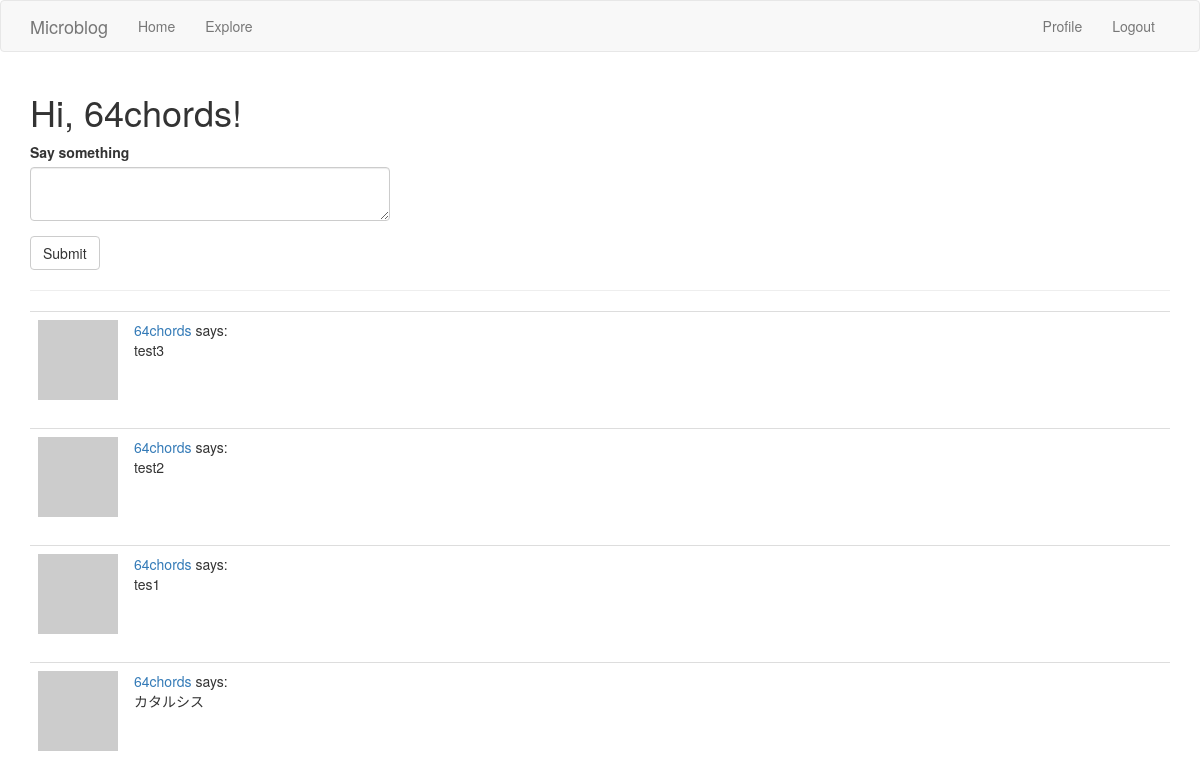
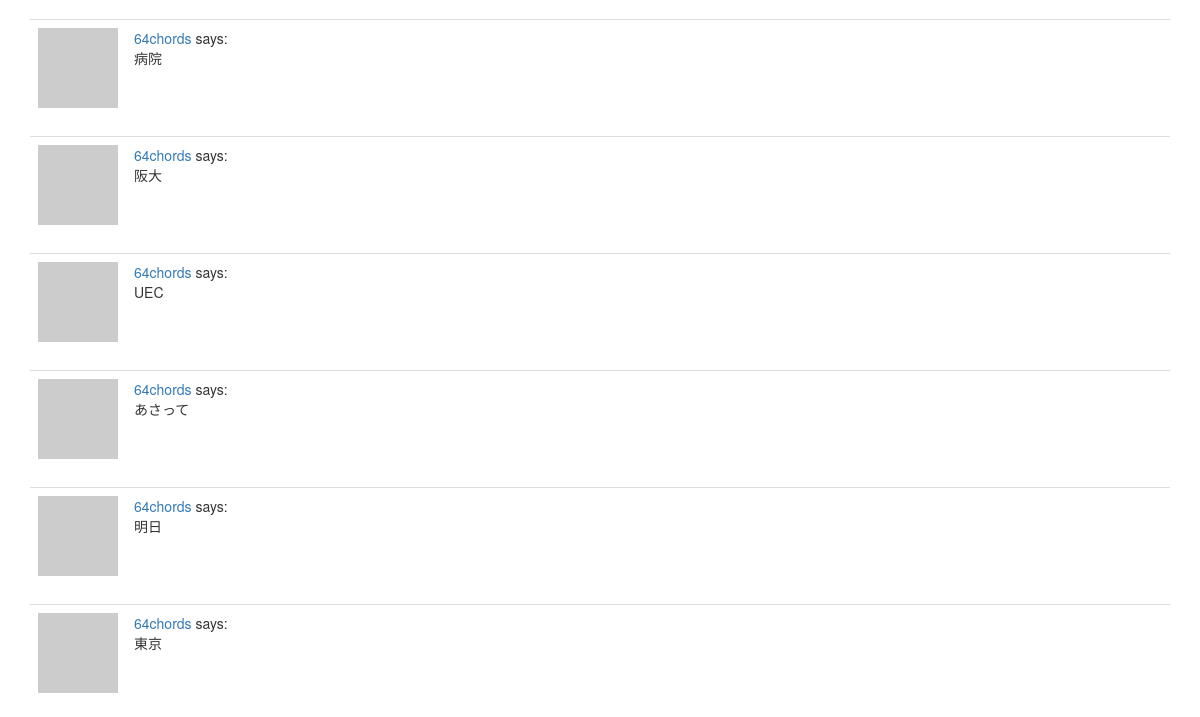
The page /index (signed in, upper part) on the database as committed earlier (2 pictures, top to bottom).
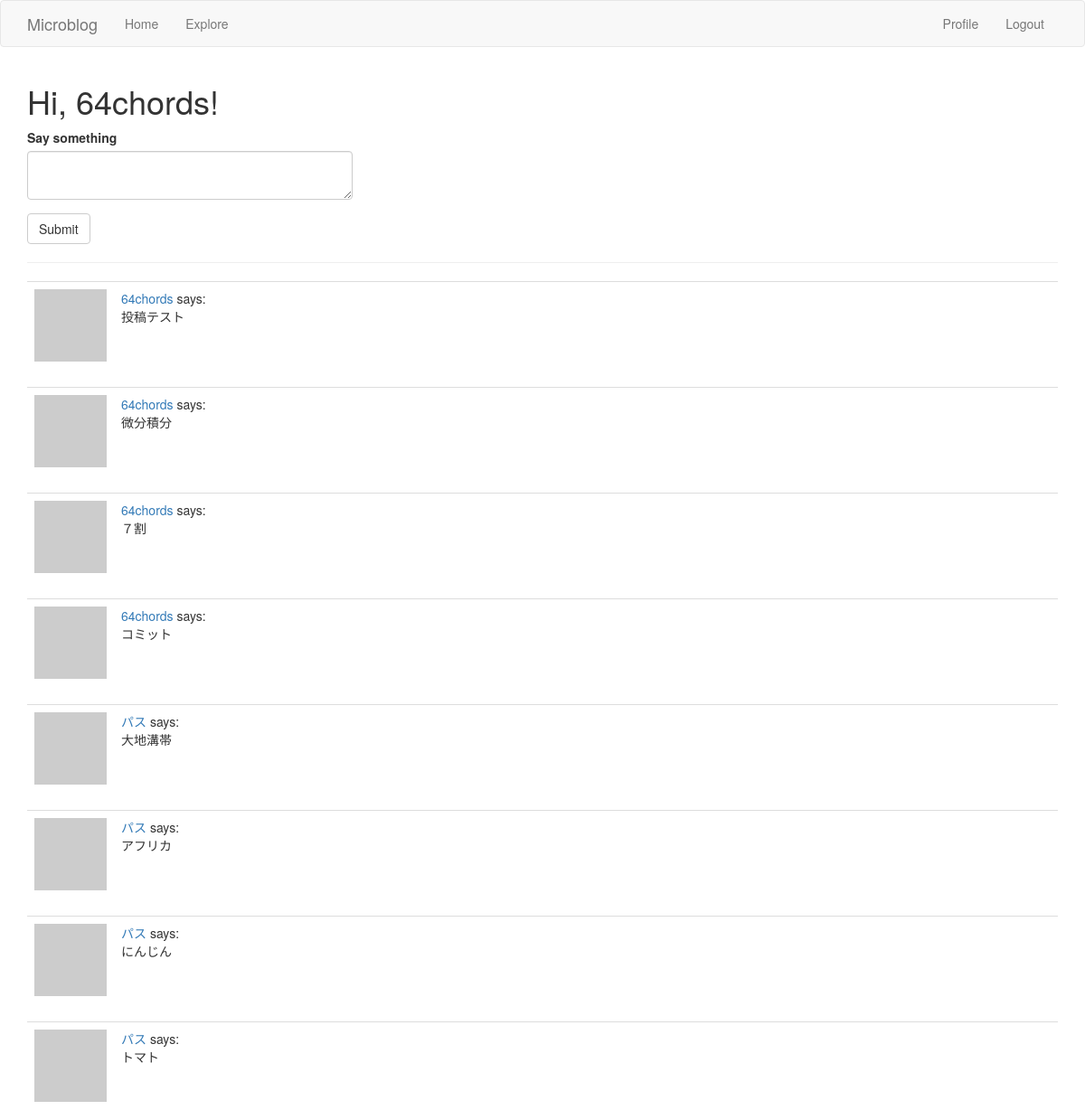
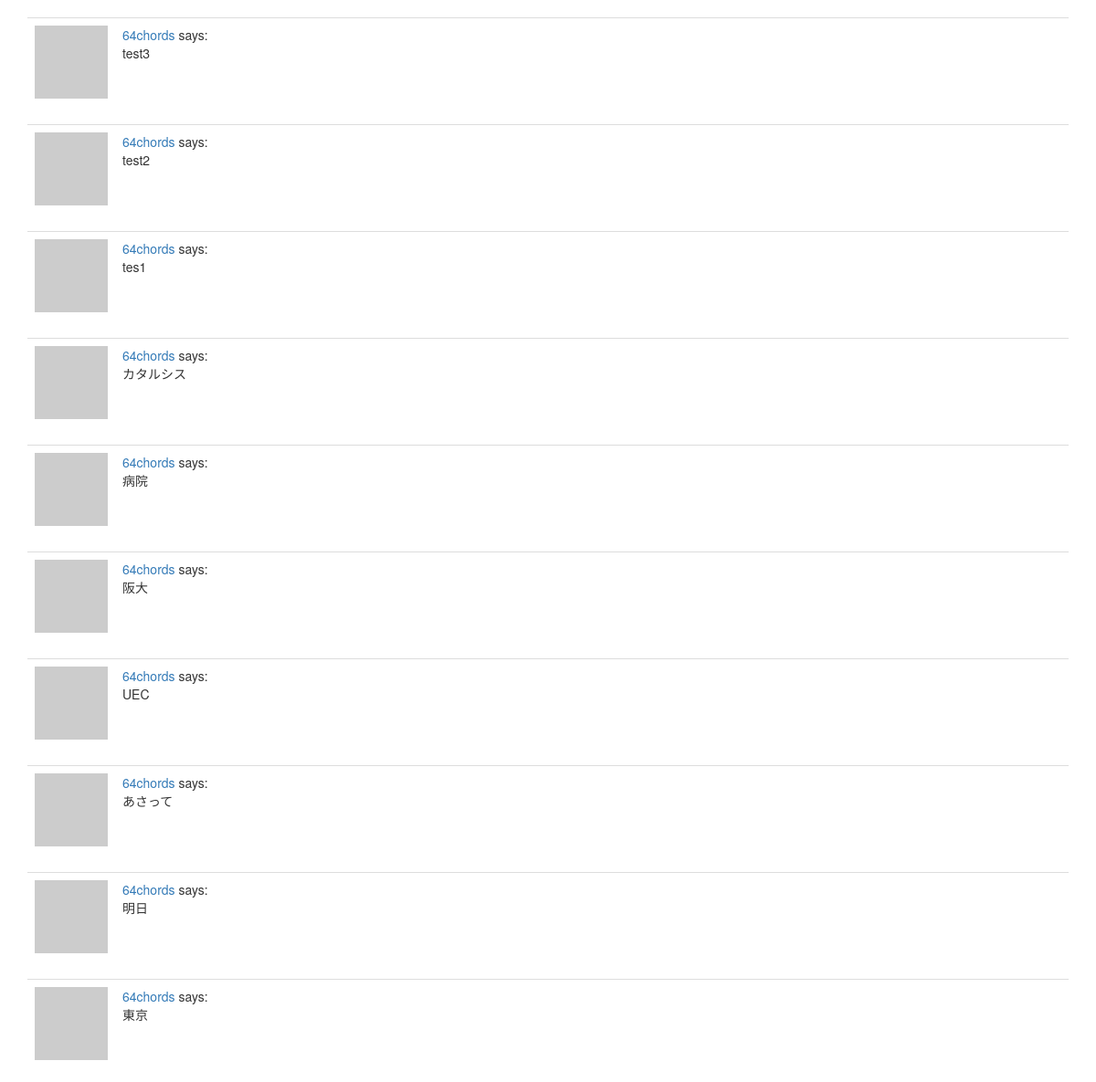
The same page on the database as committed later (2 pictures, top to bottom).
### app/models.py (models this page shows, shortened)
class Post(db.Model):
    id = db.Column(db.Integer,primary_key=True)
    body = db.Column(db.String(140))
    timestamp = db.Column(db.DateTime,index=True,default=datetime.utcnow)
    user_id = db.Column(db.Integer,db.ForeignKey('user.id'))

class User(UserMixin,db.Model):
    id = db.Column(db.Integer,primary_key=True)
    username = db.Column(db.String(64),index=True,unique=True)
    email = db.Column(db.String(120),index=True,unique=True)
    password_hash = db.Column(db.String(128))
    about_me = db.Column(db.String(140))
    last_seen = db.Column(db.DateTime,default=datetime.utcnow)
    """
    a db.relationship field is normally defined on the “one” side, and
    is used as a convenient way to get access to the “many”.
    """
    posts = db.relationship("Post",backref="author",lazy="dynamic")
    """
    フォロー・フォロワーの関係を追加
    "User": セルフ参照の関係なので自分自身
    secondary: 関係性を表す関係テーブル
    followers.c.**: cはColumnsを表すプロパティ
    詳細はp.134~135を参照のこと（８．３節）
    """
    followed = db.relationship(
        "User",secondary=followers,
        primaryjoin=(followers.c.follower_id == id),
        secondaryjoin=(followers.c.followed_id == id),
        backref=db.backref("followers",lazy="dynamic"),lazy="dynamic"
    )
    def avatar(self,size):
        digest = md5(self.email.lower().encode('utf-8')).hexdigest()
        return "https://www.gravatar.com/avatar/{}?d=identicon&s={}".\
            format(digest,size)
    def followed_posts(self):
        followed = Post.query.join(
            followers,(followers.c.followed_id == Post.user_id)).filter(
                followers.c.follower_id == self.id)
        own = Post.query.filter_by(user_id=self.id)
        return followed.union(own).order_by(Post.timestamp.desc())

### app/routes.py (the view, shortened to what this page needs)
@app.route('/',methods=["GET","POST"])
@app.route('/index',methods=["GET","POST"])
@login_required
def index():
    form = PostForm()
    page = request.args.get("page",1,type=int)
    """
    paginateメソッドの引数：ページ番号、最大アイテム数、エラーフラグ
    詳しくはpp.159参照 戻り値はpaginationオブジェクト
    """
    posts = current_user.followed_posts().paginate(
        page,app.config["POSTS_PER_PAGE"],False)
    """
    paginationオブジェクトが前後を参照できる場合それを取得し、
    url_forメソッドによりリンクを生成する。生成時はpage引数にページ番号を含める
    """
    next_url = url_for('index',page=posts.next_num)\
        if posts.has_next else None
    prev_url = url_for('index',page=posts.prev_num)\
        if posts.has_prev else None
    return render_template("index.html",title="Home",form=form,
        posts=posts.items,next_url=next_url,prev_url=prev_url)

### app/forms.py
class PostForm(FlaskForm):
    post = TextAreaField("Say something",validators=[DataRequired()])
    submit = SubmitField("Submit")

### app/models.py (called while the page is built)
@login.user_loader
def load_user(id):
    return User.query.get(int(id))

### app/routes.py (called while the page is built)
@app.before_request
def before_request():
    if current_user.is_authenticated:
        current_user.last_seen = datetime.utcnow()
        db.session.commit()

### app/templates/index.html (shortened to what this page needs)
{% extends "base.html" %}
{% import "bootstrap/wtf.html" as wtf %}
{% block app_content %}
  <h1>Hi, {{ current_user.username }}!</h1>
  {% if form %}
  <div class="row">
    <div class="col-md-4">
      {{ wtf.quick_form(form) }}
    </div>
  </div>
  {% endif %}
  <hr>
  {% for post in posts %}
    {% include '_post.html' %}
  {% endfor %}
{% endblock %}

### app/templates/_post.html
<table class="table table-hover">
  <tr valign="top">
    <td width="70px">
      <a href="{{ url_for("user",username=post.author.username) }}">
        <img src="{{ post.author.avatar(70) }}" alt="">
      </a>
    </td>
    <td>
      <a href="{{ url_for('user',username=post.author.username) }}">
        {{ post.author.username }}
      </a>
      says:
      <br>
      {{ post.body }}
    </td>
  </tr>
</table>

Rows that differ between the two databases and show on the page:
added Post: author.username "64chords", body "投稿テスト"
added Post: author.username "64chords", body "微分積分"
added Post: author.username "64chords", body "７割"
added Post: author.username "64chords", body "コミット"
now on this page (row unchanged): Post: author.username "パス", body "大地溝帯"
now on this page (row unchanged): Post: author.username "パス", body "アフリカ"
now on this page (row unchanged): Post: author.username "パス", body "にんじん"
now on this page (row unchanged): Post: author.username "パス", body "トマト"
